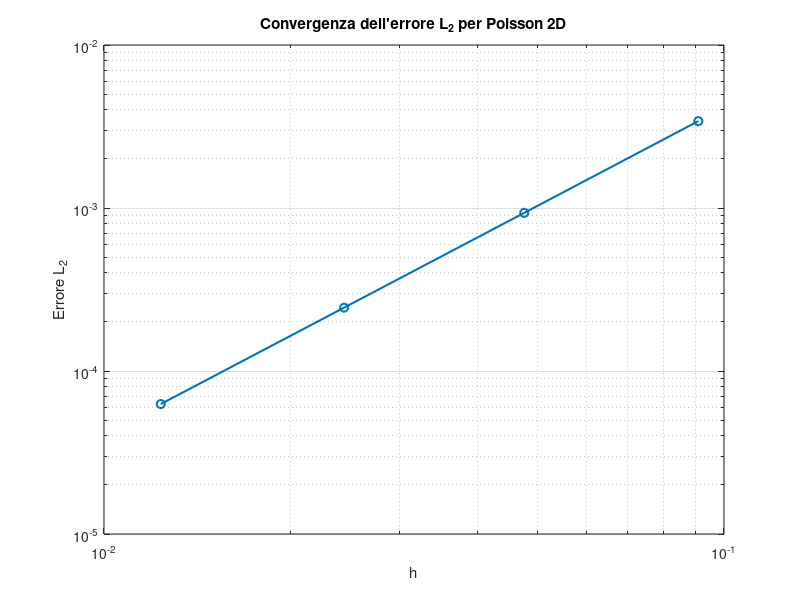

This chart was generated by the following MATLAB code:
%% ESEMPIO 3: Equazione di Poisson 2D con analisi di convergenza
% -------------------------------------------------------------------------
% - (u_xx + u_yy) = f(x,y),  (x,y) in (0,1)x(0,1)
% u = 0 sui bordi
%
% f(x,y) = 2*pi^2*sin(pi*x)*sin(pi*y)
% => u(x,y) = sin(pi*x)*sin(pi*y)
% -------------------------------------------------------------------------

clear; close all; clc;

N_values = [10, 20, 40, 80];
err_L2 = zeros(size(N_values));
time_solve = zeros(size(N_values));

for k = 1:length(N_values)
    N = N_values(k);
    h = 1/(N+1);
    x = linspace(0,1,N+2)';
    [X,Y] = meshgrid(x,x);

    % Matrice Laplaciana 2D
    e = ones(N,1);
    L1 = spdiags([e -2*e e], -1:1, N, N) / h^2;
    I = speye(N);
    L2 = kron(I,L1) + kron(L1,I);

    % Sorgente e soluzione esatta
    f = 2*pi^2 * sin(pi*X(2:end-1,2:end-1)) .* sin(pi*Y(2:end-1,2:end-1));
    f_vec = reshape(f', N^2, 1);

    u_exact = sin(pi*X).*sin(pi*Y);

    % Risoluzione
    tic;
    u_vec = L2 \ (-f_vec);
    time_solve(k) = toc;

    % Ricostruzione matrice
    u_num = zeros(N+2,N+2);
    u_num(2:end-1,2:end-1) = reshape(u_vec, N, N)';

    % Errore L2
    err_L2(k) = sqrt(h^2 * sum((u_num(:) - u_exact(:)).^2));

    fprintf('N = %3d | h = %.3e | Errore L2 = %.3e | Tempo = %.3f s\n', ...
        N, h, err_L2(k), time_solve(k));
end

% Ordine di convergenza
rate = log(err_L2(1:end-1)./err_L2(2:end)) ./ log(2);
fprintf('\nTABELLA CONVERGENZA:\n');
fprintf('-------------------------------------------------------------\n');
fprintf('   N       h          Errore L2       Ordine      Tempo (s)\n');
fprintf('-------------------------------------------------------------\n');
for k = 1:length(N_values)
    if k == 1
        fprintf('%4d   %.3e   %.3e     ----        %.3f\n', N_values(k), 1/(N_values(k)+1), err_L2(k), time_solve(k));
    else
        fprintf('%4d   %.3e   %.3e     %.2f        %.3f\n', N_values(k), 1/(N_values(k)+1), err_L2(k), rate(k-1), time_solve(k));
    end
end
fprintf('-------------------------------------------------------------\n');
fprintf('Ordine medio ≈ %.2f\n', mean(rate));

% Grafico log-log errore
figure;
loglog(1./(N_values+1), err_L2, 'o-', 'LineWidth', 1.5);
grid on;
xlabel('h'); ylabel('Errore L_2');
title('Convergenza dell''errore L_2 per Poisson 2D');
